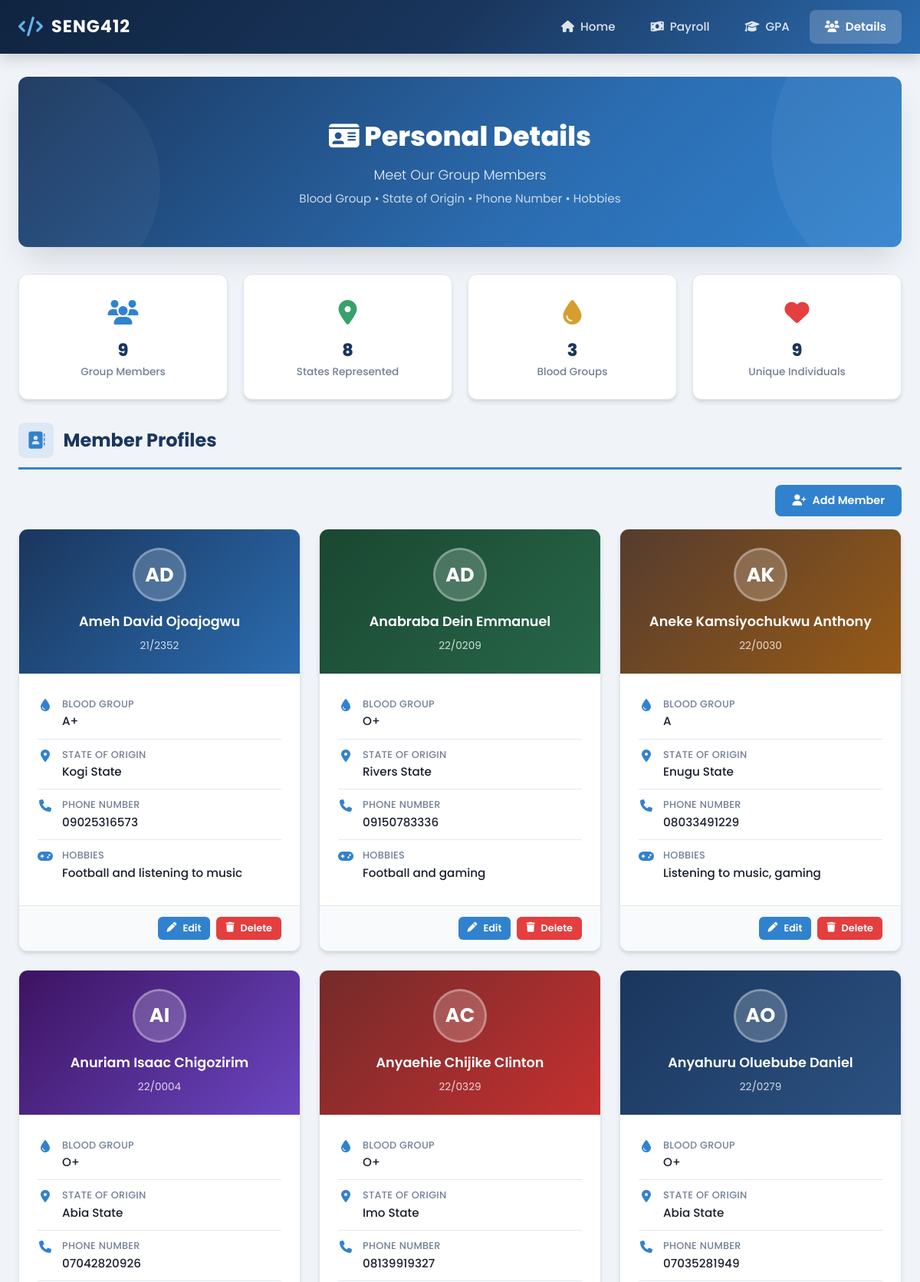
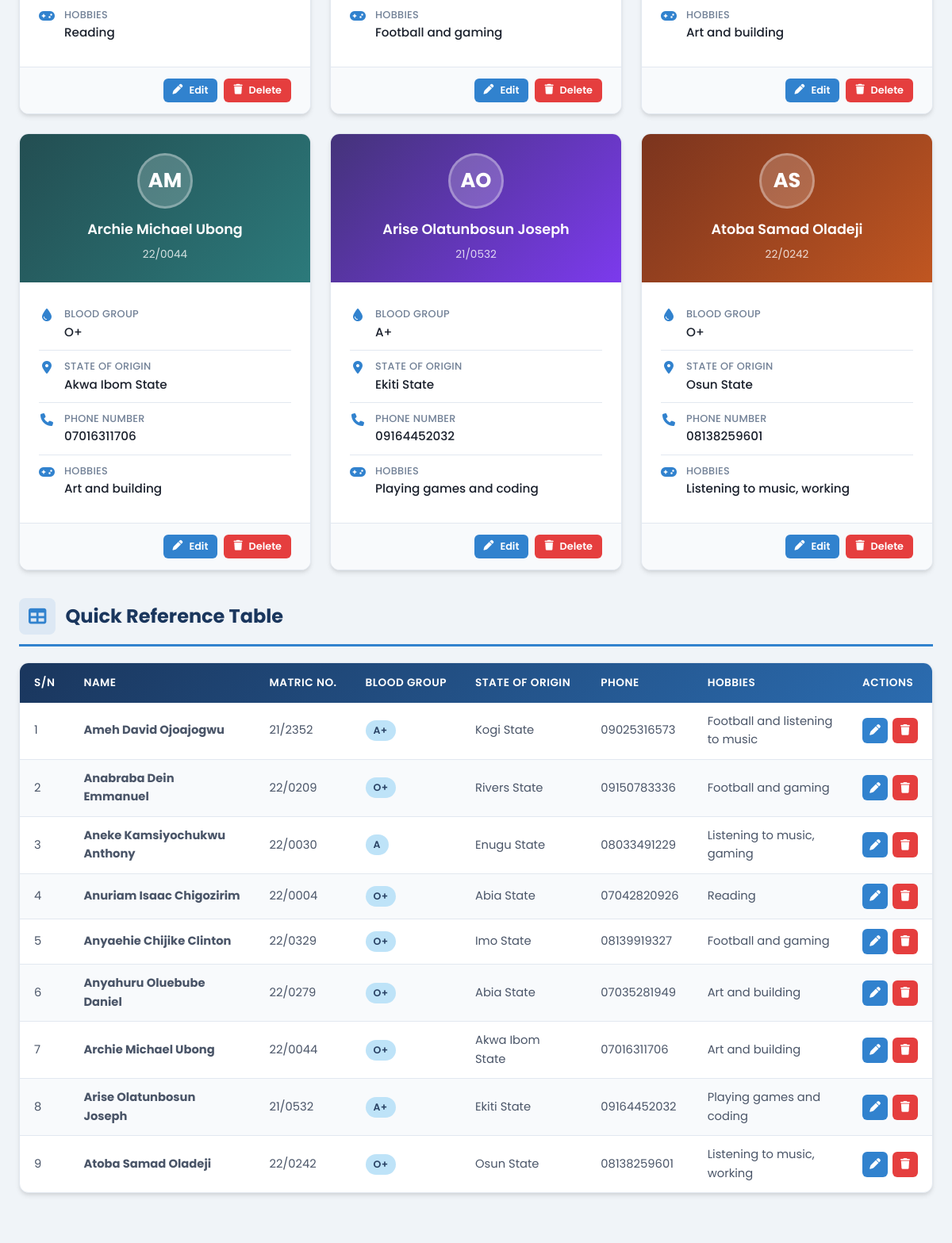
/details.php (upper part), run on the app's committed database (2 pictures, top to bottom).
### tables this page shows
CREATE TABLE members (
    id INT AUTO_INCREMENT PRIMARY KEY,
    matric_no VARCHAR(20) NOT NULL,
    full_name VARCHAR(100) NOT NULL,
    blood_group VARCHAR(5),
    state_of_origin VARCHAR(50),
    phone VARCHAR(20),
    hobbies TEXT
);

### details.php (the view, shortened to what this page needs)
<?php
include 'header.php';
include 'db.php';
$members = [];
$result = $conn->query("SELECT * FROM members ORDER BY id");
if ($result) {
    while ($row = $result->fetch_assoc()) {
        $members[] = $row;
    }
}
function getInitials($name) {
    $parts = explode(' ', trim($name));
    $initials = '';
    foreach ($parts as $p) {
        if (!empty($p)) $initials .= strtoupper($p[0]);
        if (strlen($initials) >= 2) break;
    }
    return $initials;
}
$colors = [
    'linear-gradient(135deg, #1a365d, #2b6cb0)',
    'linear-gradient(135deg, #1a4731, #276749)',
    'linear-gradient(135deg, #553c2e, #975a16)',
    'linear-gradient(135deg, #3c1361, #6b46c1)',
    'linear-gradient(135deg, #742a2a, #c53030)',
    'linear-gradient(135deg, #1a365d, #2c5282)',
    'linear-gradient(135deg, #234e52, #2c7a7b)',
    'linear-gradient(135deg, #44337a, #7c3aed)',
    'linear-gradient(135deg, #7b341e, #c05621)',
];
?>
<section class="hero">
    <h1><i class="fas fa-id-card"></i> Personal Details</h1>
    <p class="subtitle">Meet Our Group Members</p>
    <p class="dept">Blood Group &bull; State of Origin &bull; Phone Number &bull; Hobbies</p>
</section>
<div class="stats-grid">
    <div class="stat-card">
        <div class="stat-icon blue"><i class="fas fa-users"></i></div>
        <div class="stat-value"><?= count($members) ?></div>
        <div class="stat-label">Group Members</div>
    </div>
    <div class="stat-card">
        <div class="stat-icon green"><i class="fas fa-map-marker-alt"></i></div>
        <div class="stat-value"><?= count(array_unique(array_column($members, 'state_of_origin'))) ?></div>
        <div class="stat-label">States Represented</div>
    </div>
    <div class="stat-card">
        <div class="stat-icon orange"><i class="fas fa-tint"></i></div>
        <div class="stat-value"><?= count(array_unique(array_column($members, 'blood_group'))) ?></div>
        <div class="stat-label">Blood Groups</div>
    </div>
    <div class="stat-card">
        <div class="stat-icon red"><i class="fas fa-heart"></i></div>
        <div class="stat-value"><?= count($members) ?></div>
        <div class="stat-label">Unique Individuals</div>
    </div>
</div>
<section class="section">
    <div class="section-header">
        <i class="fas fa-address-book"></i>
        <h2>Member Profiles</h2>
    </div>
    <div class="action-bar">
        <button class="btn btn-primary" onclick="openAddMemberDetail()">
            <i class="fas fa-user-plus"></i> Add Member
        </button>
    </div>
    <div class="details-grid">
        <?php foreach ($members as $i => $m): ?>
        <div class="detail-card">
            <div class="detail-card-header" style="background: <?= $colors[$i % count($colors)] ?>;">
                <div class="detail-avatar"><?= getInitials($m['full_name']) ?></div>
                <h3><?= htmlspecialchars($m['full_name']) ?></h3>
                <span class="matric"><?= htmlspecialchars($m['matric_no']) ?></span>
            </div>
            <div class="detail-card-body">
                <div class="detail-item">
                    <i class="fas fa-tint"></i>
                    <div>
                        <div class="detail-label">Blood Group</div>
                        <div class="detail-value"><?= htmlspecialchars($m['blood_group']) ?></div>
                    </div>
                </div>
                <div class="detail-item">
                    <i class="fas fa-map-marker-alt"></i>
                    <div>
                        <div class="detail-label">State of Origin</div>
                        <div class="detail-value"><?= htmlspecialchars($m['state_of_origin']) ?></div>
                    </div>
                </div>
                <div class="detail-item">
                    <i class="fas fa-phone"></i>
                    <div>
                        <div class="detail-label">Phone Number</div>
                        <div class="detail-value"><?= htmlspecialchars($m['phone']) ?></div>
                    </div>
                </div>
                <div class="detail-item">
                    <i class="fas fa-gamepad"></i>
                    <div>
                        <div class="detail-label">Hobbies</div>
                        <div class="detail-value"><?= htmlspecialchars($m['hobbies']) ?></div>
                    </div>
                </div>
            </div>
            <div class="detail-card-actions">
                <button class="btn btn-sm btn-primary" onclick="openEditMemberDetail(<?= $m['id'] ?>)">
                    <i class="fas fa-pen"></i> Edit
                </button>
                <button class="btn btn-sm btn-danger" onclick="deleteMemberDetail(<?= $m['id'] ?>, '<?= htmlspecialchars(addslashes($m['full_name'])) ?>')">
                    <i class="fas fa-trash"></i> Delete
                </button>
            </div>
        </div>
        <?php endforeach; ?>
    </div>
</section>
<section class="section">
    <div class="section-header">
        <i class="fas fa-table"></i>
        <h2>Quick Reference Table</h2>
    </div>
    <div class="table-wrapper">
        <table>
            <thead>
                <tr>
                    <th>S/N</th>
                    <th>Name</th>
                    <th>Matric No.</th>
                    <th>Blood Group</th>
                    <th>State of Origin</th>
                    <th>Phone</th>
                    <th>Hobbies</th>
                    <th>Actions</th>
                </tr>
            </thead>
            <tbody>
                <?php foreach ($members as $i => $m): ?>
                <tr>
                    <td><?= $i + 1 ?></td>
                    <td><strong><?= htmlspecialchars($m['full_name']) ?></strong></td>
                    <td><?= htmlspecialchars($m['matric_no']) ?></td>
                    <td><span class="badge badge-b"><?= htmlspecialchars($m['blood_group']) ?></span></td>
                    <td><?= htmlspecialchars($m['state_of_origin']) ?></td>
                    <td><?= htmlspecialchars($m['phone']) ?></td>
                    <td><?= htmlspecialchars($m['hobbies']) ?></td>
                    <td>
                        <div class="table-actions">
                            <button class="btn btn-icon btn-primary" title="Edit" onclick="openEditMemberDetail(<?= $m['id'] ?>)">
                                <i class="fas fa-pen"></i>
                            </button>
                            <button class="btn btn-icon btn-danger" title="Delete" onclick="deleteMemberDetail(<?= $m['id'] ?>, '<?= htmlspecialchars(addslashes($m['full_name'])) ?>')">
                                <i class="fas fa-trash"></i>
                            </button>
                        </div>
                    </td>
                </tr>
                <?php endforeach; ?>
            </tbody>
        </table>
    </div>
</section>
<?php
include 'footer.php';
?>

### data on the page
members: full_name "AD", full_name "Ameh David Ojoajogwu", matric_no "21/2352", blood_group "A+", state_of_origin "Kogi State", phone "09025316573", hobbies "Football and listening to music"
members: full_name "AD", full_name "Anabraba Dein Emmanuel", matric_no "22/0209", blood_group "O+", state_of_origin "Rivers State", phone "09150783336", hobbies "Football and gaming"
members: full_name "AK", full_name "Aneke Kamsiyochukwu Anthony", matric_no "22/0030", blood_group "A", state_of_origin "Enugu State", phone "08033491229", hobbies "Listening to music, gaming"
members: full_name "AI", full_name "Anuriam Isaac Chigozirim", matric_no "22/0004", blood_group "O+", state_of_origin "Abia State", phone "07042820926", hobbies "Reading"
members: full_name "AC", full_name "Anyaehie Chijike Clinton", matric_no "22/0329", blood_group "O+", state_of_origin "Imo State", phone "08139919327", hobbies "Football and gaming"
members: full_name "AO", full_name "Anyahuru Oluebube Daniel", matric_no "22/0279", blood_group "O+", state_of_origin "Abia State", phone "07035281949", hobbies "Art and building"
members: full_name "AM", full_name "Archie Michael Ubong", matric_no "22/0044", blood_group "O+", state_of_origin "Akwa Ibom State", phone "07016311706", hobbies "Art and building"
members: full_name "AO", full_name "Arise Olatunbosun Joseph", matric_no "21/0532", blood_group "A+", state_of_origin "Ekiti State", phone "09164452032", hobbies "Playing games and coding"
members: full_name "AS", full_name "Atoba Samad Oladeji", matric_no "22/0242", blood_group "O+", state_of_origin "Osun State", phone "08138259601", hobbies "Listening to music, working"

### other printed values
count($members) "9"
count(array_unique(array_column($members, 'state_of_origin'))) "8"
count(array_unique(array_column($members, 'blood_group'))) "3"
